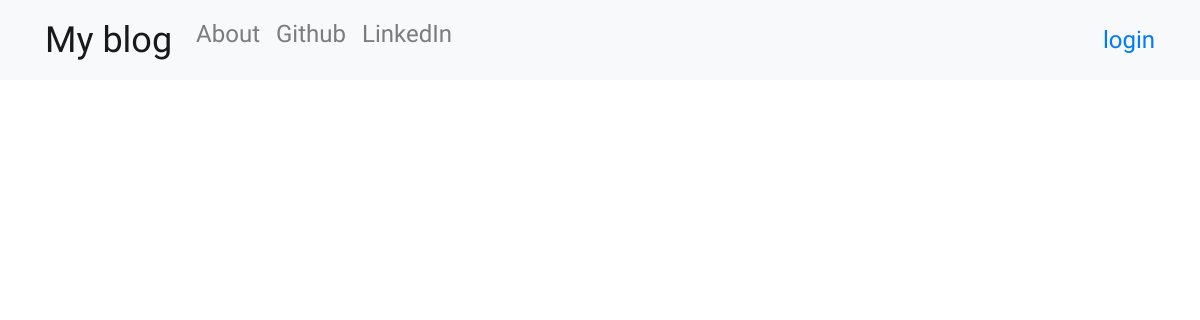
Before: / with the older database file.
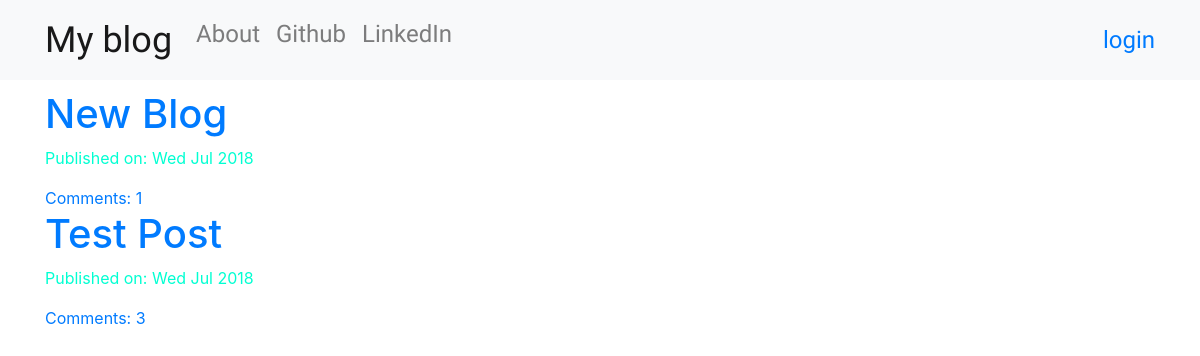
After: the same page with the newer database file.
### blog/models.py (models this page shows, shortened)
class Post(models.Model):
    author = models.ForeignKey('auth.User',
                                on_delete=models.CASCADE)
    title = models.CharField(max_length=256)
    text = models.TextField()
    created_date = models.DateTimeField(default=timezone.now)
    published_date = models.DateTimeField(blank=True,null=True)
    def approve_comments(self):
        return self.comments.filter(approved_comment=True)

### blog/views.py (the view)
# urls.py: path('',views.PostListView.as_view(),name='post_list'),
class PostListView(ListView):
    model = Post
    def get_queryset(self):
        return Post.objects.filter(published_date__lte=timezone.now()).order_by('-published_date')

### blog/templates/blog/post_list.html
{% extends "blog/base.html" %}
{% block content %}
  <div class="centerstage">
    {% for post in post_list %}
      <div class="post">
        <h1>
          <a href="{% url 'post_detail' pk=post.pk %}">{{ post.title }}</a>
        </h1>
        <div class="date">
          <p>Published on: {{ post.published_date|date:"D M Y"}}</p>
        </div>
        <a href="{% url 'post_detail' pk=post.pk %}">Comments: {{ post.approve_comments.count }}</a>
      </div>
    {% endfor %}
  </div>
{% endblock %}

### blog/templates/blog/base.html (shortened to what this page needs)
<!DOCTYPE html>
{% load staticfiles %}
<html lang="en" dir="ltr">
  <head>
    <link rel="stylesheet" href="https://stackpath.bootstrapcdn.com/bootstrap/4.1.1/css/bootstrap.min.css">
    <link rel="stylesheet" href="//cdn.jsdelivr.net/npm/medium-editor@latest/dist/css/medium-editor.min.css" type="text/css" media="screen" charset="utf-8">
    <link rel="stylesheet" href="{% static 'css/blog.css' %}">
  </head>
  <body class="colors">
    <nav class="navbar navbar-expand-lg navbar-light bg-light techfont custom-navbar">
      <div class="container">
        <ul class="navbar-nav">
          <li class="nav-item">
            <a class="navbar-brand bigbrand" href="{% url 'post_list' %}">My blog</a>
          </li>
          <li class="nav-item">
            <a class="nav-link" href="{% url 'about' %}">About</a>
          </li>
          <li class="nav-item">
            <a class="nav-link" href="#">Github</a>
          </li>
          <li class="nav-item">
            <a class="nav-link" href="#">LinkedIn</a>
          </li>
        </ul>
        <ul class="navbar-nav navbar-right">
          {% if user.is_authenticated %}
          <li class="nav-item">
            <a class="nav-link" href="{% url 'post_new' %}">New Post</a>
          </li>
          <li class="nav-item">
            <a class="nav-link" href="{% url 'post_draft_list' %}">Drafts</a>
          </li>
          <li class="nav-item">
            <a class="nav-link" href="{% url 'logout' %}">Log Out</a>
          </li>
          <li class="nav-item">
            <a class="nav-link" href="#">Welcome: {{ user.username }}</a>
          </li>
          {% else %}
          <li class="nav-item">
            <a class="navbar-right" href="{% url 'login' %}">login</a>
          </li>
          {% endif %}
        </ul>
      </div>
    </nav>
    <div class="content container">
      <div class="row">
        <div class="col-md-8">
          <div class="blog_posts">
            {% block content %}
            {% endblock %}
          </div>
        </div>
      </div>
    </div>
  </body>
</html>

### blog/static/css/blog.css (style rules this page uses)
.colors { color:#555555; }
.techfont { font-family: 'Russo One',sans-serif; font-size: 1.5em; margin-bottom: 10px; }
.bigbrand { font-size: 1.5em; }
.centerstage { margin-left: auto; margin-right: auto; }

Changed rows visible on the page:
added Post: title "New Blog", published_date "Wed Jul 2018", approve_comments.count "1"
added Post: title "Test Post", published_date "Wed Jul 2018", approve_comments.count "3"
